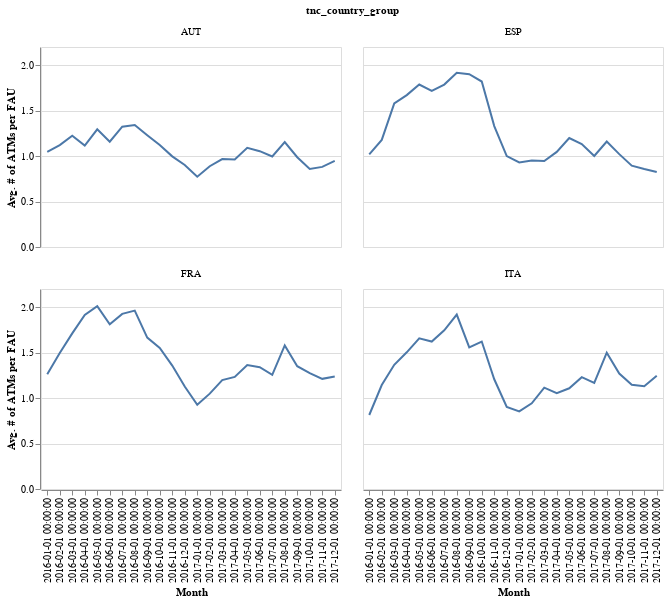

This figure's notebook cell:
### Code cell
df = pd.read_csv("atm_old.csv")

df["tnc_country_group"] = df["tnc_country_group"].str.strip()
df = df.loc[df["tnc_country_group"].isin(["NEuro", "Other", "GrE"]) == False, :]

df["atms"] = df["atms"].fillna(0)

df = df.groupby(["start_time", "tnc_country_group"])["atms"].agg("mean").reset_index()

alt.Chart(
    df.loc[df["tnc_country_group"].str.contains("DEU") == False, :]
).mark_line().encode(
    x=alt.X("start_time:N", axis=alt.Axis(title="Month")),
    y=alt.Y("atms:Q", axis=alt.Axis(title="Avg. # of ATMs per FAU")),
).properties(
    width=300, height=200, title="Avg. # of ATMs per FAU in DEU"
).facet(
    facet="tnc_country_group", columns=2
)

### Figure 1 — Vega-Lite specification as saved in the notebook (floating-point values rounded to 4 significant figures)
{"config": {"view": {"continuousWidth": 400, "continuousHeight": 300}}, "data": {"name": "data-948484d776e1ba0f96ac36b48c421cc5"}, "facet": {"type": "nominal", "field": "tnc_country_group"}, "spec": {"mark": "line", "encoding": {"x": {"type": "nominal", "axis": {"title": "Month"}, "field": "start_time"}, "y": {"type": "quantitative", "axis": {"title": "Avg. # of ATMs per FAU"}, "field": "atms"}}, "height": 200, "title": "Avg. # of ATMs per FAU in DEU", "width": 300}, "columns": 2, "$schema": "https://vega.github.io/schema/vega-lite/v4.0.2.json", "datasets": {"data-948484d776e1ba0f96ac36b48c421cc5": [{"start_time": "2016-01-01 00:00:00", "tnc_country_group": "AUT", "atms": 1.047}, {"start_time": "2016-01-01 00:00:00", "tnc_country_group": "ESP", "atms": 1.019}, {"start_time": "2016-01-01 00:00:00", "tnc_country_group": "FRA", "atms": 1.263}, {"start_time": "2016-01-01 00:00:00", "tnc_country_group": "ITA", "atms": 0.814}, {"start_time": "2016-02-01 00:00:00", "tnc_country_group": "AUT", "atms": 1.121}, {"start_time": "2016-02-01 00:00:00", "tnc_country_group": "ESP", "atms": 1.178}, {"start_time": "2016-02-01 00:00:00", "tnc_country_group": "FRA", "atms": 1.496}, {"start_time": "2016-02-01 00:00:00", "tnc_country_group": "ITA", "atms": 1.144}, {"start_time": "2016-03-01 00:00:00", "tnc_country_group": "AUT", "atms": 1.223}, {"start_time": "2016-03-01 00:00:00", "tnc_country_group": "ESP", "atms": 1.579}, {"start_time": "2016-03-01 00:00:00", "tnc_country_group": "FRA", "atms": 1.712}, {"start_time": "2016-03-01 00:00:00", "tnc_country_group": "ITA", "atms": 1.366}, {"start_time": "2016-04-01 00:00:00", "tnc_country_group": "AUT", "atms": 1.116}, {"start_time": "2016-04-01 00:00:00", "tnc_country_group": "ESP", "atms": 1.671}, {"start_time": "2016-04-01 00:00:00", "tnc_country_group": "FRA", "atms": 1.916}, {"start_time": "2016-04-01 00:00:00", "tnc_country_group": "ITA", "atms": 1.503}, {"start_time": "2016-05-01 00:00:00", "tnc_country_group": "AUT", "atms": 1.295}, {"start_time": "2016-05-01 00:00:00", "tnc_country_group": "ESP", "atms": 1.787}, {"start_time": "2016-05-01 00:00:00", "tnc_country_group": "FRA", "atms": 2.012}, {"start_time": "2016-05-01 00:00:00", "tnc_country_group": "ITA", "atms": 1.657}, {"start_time": "2016-06-01 00:00:00", "tnc_country_group": "AUT", "atms": 1.158}, {"start_time": "2016-06-01 00:00:00", "tnc_country_group": "ESP", "atms": 1.717}, {"start_time": "2016-06-01 00:00:00", "tnc_country_group": "FRA", "atms": 1.812}, {"start_time": "2016-06-01 00:00:00", "tnc_country_group": "ITA", "atms": 1.622}, {"start_time": "2016-07-01 00:00:00", "tnc_country_group": "AUT", "atms": 1.323}, {"start_time": "2016-07-01 00:00:00", "tnc_country_group": "ESP", "atms": 1.787}, {"start_time": "2016-07-01 00:00:00", "tnc_country_group": "FRA", "atms": 1.926}, {"start_time": "2016-07-01 00:00:00", "tnc_country_group": "ITA", "atms": 1.746}, {"start_time": "2016-08-01 00:00:00", "tnc_country_group": "AUT", "atms": 1.341}, {"start_time": "2016-08-01 00:00:00", "tnc_country_group": "ESP", "atms": 1.917}, {"start_time": "2016-08-01 00:00:00", "tnc_country_group": "FRA", "atms": 1.963}, {"start_time": "2016-08-01 00:00:00", "tnc_country_group": "ITA", "atms": 1.919}, {"start_time": "2016-09-01 00:00:00", "tnc_country_group": "AUT", "atms": 1.229}, {"start_time": "2016-09-01 00:00:00", "tnc_country_group": "ESP", "atms": 1.901}, {"start_time": "2016-09-01 00:00:00", "tnc_country_group": "FRA", "atms": 1.666}, {"start_time": "2016-09-01 00:00:00", "tnc_country_group": "ITA", "atms": 1.558}, {"start_time": "2016-10-01 00:00:00", "tnc_country_group": "AUT", "atms": 1.121}, {"start_time": "2016-10-01 00:00:00", "tnc_country_group": "ESP", "atms": 1.82}, {"start_time": "2016-10-01 00:00:00", "tnc_country_group": "FRA", "atms": 1.552}, {"start_time": "2016-10-01 00:00:00", "tnc_country_group": "ITA", "atms": 1.622}, {"start_time": "2016-11-01 00:00:00", "tnc_country_group": "AUT", "atms": 0.9972}, {"start_time": "2016-11-01 00:00:00", "tnc_country_group": "ESP", "atms": 1.33}, {"start_time": "2016-11-01 00:00:00", "tnc_country_group": "FRA", "atms": 1.358}, {"start_time": "2016-11-01 00:00:00", "tnc_country_group": "ITA", "atms": 1.207}, {"start_time": "2016-12-01 00:00:00", "tnc_country_group": "AUT", "atms": 0.9022}, {"start_time": "2016-12-01 00:00:00", "tnc_country_group": "ESP", "atms": 0.9996}, {"start_time": "2016-12-01 00:00:00", "tnc_country_group": "FRA", "atms": 1.127}, {"start_time": "2016-12-01 00:00:00", "tnc_country_group": "ITA", "atms": 0.9036}, {"start_time": "2017-01-01 00:00:00", "tnc_country_group": "AUT", "atms": 0.7738}, {"start_time": "2017-01-01 00:00:00", "tnc_country_group": "ESP", "atms": 0.9305}, {"start_time": "2017-01-01 00:00:00", "tnc_country_group": "FRA", "atms": 0.9263}, {"start_time": "2017-01-01 00:00:00", "tnc_country_group": "ITA", "atms": 0.8541}, {"start_time": "2017-02-01 00:00:00", "tnc_country_group": "AUT", "atms": 0.8883}, {"start_time": "2017-02-01 00:00:00", "tnc_country_group": "ESP", "atms": 0.9503}, {"start_time": "2017-02-01 00:00:00", "tnc_country_group": "FRA", "atms": 1.049}, {"start_time": "2017-02-01 00:00:00", "tnc_country_group": "ITA", "atms": 0.9426}, {"start_time": "2017-03-01 00:00:00", "tnc_country_group": "AUT", "atms": 0.9678}, {"start_time": "2017-03-01 00:00:00", "tnc_country_group": "ESP", "atms": 0.9459}, {"start_time": "2017-03-01 00:00:00", "tnc_country_group": "FRA", "atms": 1.197}, {"start_time": "2017-03-01 00:00:00", "tnc_country_group": "ITA", "atms": 1.115}, {"start_time": "2017-04-01 00:00:00", "tnc_country_group": "AUT", "atms": 0.9631}, {"start_time": "2017-04-01 00:00:00", "tnc_country_group": "ESP", "atms": 1.046}, {"start_time": "2017-04-01 00:00:00", "tnc_country_group": "FRA", "atms": 1.233}, {"start_time": "2017-04-01 00:00:00", "tnc_country_group": "ITA", "atms": 1.053}, {"start_time": "2017-05-01 00:00:00", "tnc_country_group": "AUT", "atms": 1.091}, {"start_time": "2017-05-01 00:00:00", "tnc_country_group": "ESP", "atms": 1.199}, {"start_time": "2017-05-01 00:00:00", "tnc_country_group": "FRA", "atms": 1.364}, {"start_time": "2017-05-01 00:00:00", "tnc_country_group": "ITA", "atms": 1.108}, {"start_time": "2017-06-01 00:00:00", "tnc_country_group": "AUT", "atms": 1.054}, {"start_time": "2017-06-01 00:00:00", "tnc_country_group": "ESP", "atms": 1.132}, {"start_time": "2017-06-01 00:00:00", "tnc_country_group": "FRA", "atms": 1.34}, {"start_time": "2017-06-01 00:00:00", "tnc_country_group": "ITA", "atms": 1.23}, {"start_time": "2017-07-01 00:00:00", "tnc_country_group": "AUT", "atms": 0.9956}, {"start_time": "2017-07-01 00:00:00", "tnc_country_group": "ESP", "atms": 1.002}, {"start_time": "2017-07-01 00:00:00", "tnc_country_group": "FRA", "atms": 1.255}, {"start_time": "2017-07-01 00:00:00", "tnc_country_group": "ITA", "atms": 1.168}, {"start_time": "2017-08-01 00:00:00", "tnc_country_group": "AUT", "atms": 1.154}, {"start_time": "2017-08-01 00:00:00", "tnc_country_group": "ESP", "atms": 1.16}, {"start_time": "2017-08-01 00:00:00", "tnc_country_group": "FRA", "atms": 1.579}, {"start_time": "2017-08-01 00:00:00", "tnc_country_group": "ITA", "atms": 1.5}, {"start_time": "2017-09-01 00:00:00", "tnc_country_group": "AUT", "atms": 0.9873}, {"start_time": "2017-09-01 00:00:00", "tnc_country_group": "ESP", "atms": 1.022}, {"start_time": "2017-09-01 00:00:00", "tnc_country_group": "FRA", "atms": 1.351}, {"start_time": "2017-09-01 00:00:00", "tnc_country_group": "ITA", "atms": 1.27}, {"start_time": "2017-10-01 00:00:00", "tnc_country_group": "AUT", "atms": 0.8595}, {"start_time": "2017-10-01 00:00:00", "tnc_country_group": "ESP", "atms": 0.8947}, {"start_time": "2017-10-01 00:00:00", "tnc_country_group": "FRA", "atms": 1.274}, {"start_time": "2017-10-01 00:00:00", "tnc_country_group": "ITA", "atms": 1.147}, {"start_time": "2017-11-01 00:00:00", "tnc_country_group": "AUT", "atms": 0.881}, {"start_time": "2017-11-01 00:00:00", "tnc_country_group": "ESP", "atms": 0.8585}, {"start_time": "2017-11-01 00:00:00", "tnc_country_group": "FRA", "atms": 1.212}, {"start_time": "2017-11-01 00:00:00", "tnc_country_group": "ITA", "atms": 1.13}, {"start_time": "2017-12-01 00:00:00", "tnc_country_group": "AUT", "atms": 0.947}, {"start_time": "2017-12-01 00:00:00", "tnc_country_group": "ESP", "atms": 0.826}, {"start_time": "2017-12-01 00:00:00", "tnc_country_group": "FRA", "atms": 1.237}, {"start_time": "2017-12-01 00:00:00", "tnc_country_group": "ITA", "atms": 1.246}]}}
